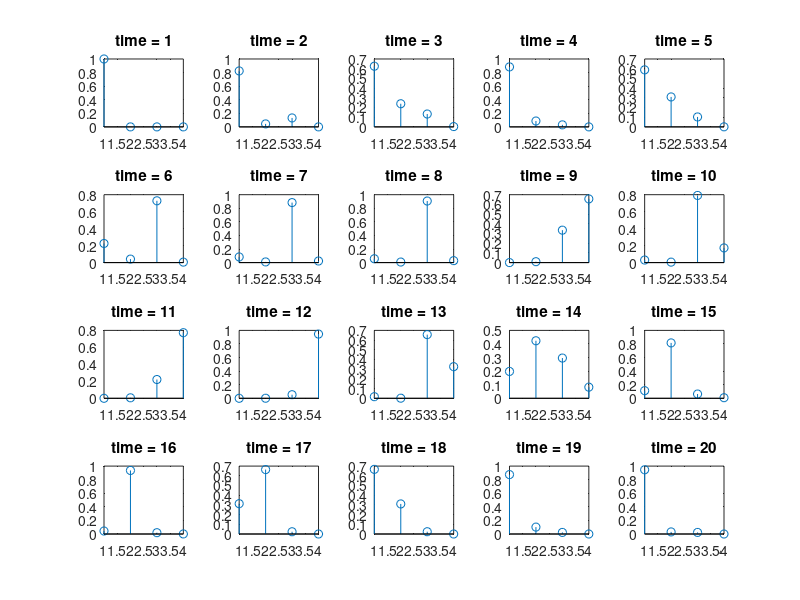
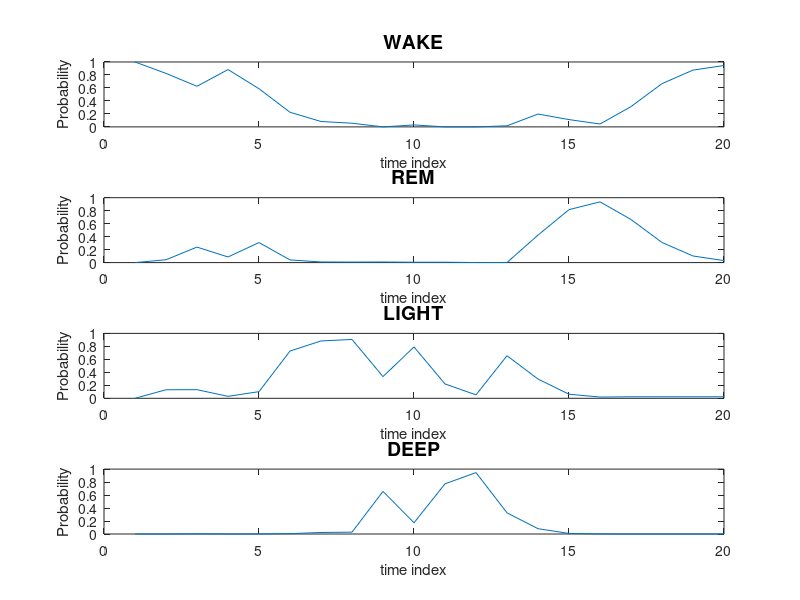

MATLAB code to generate these figures, in order:
% Laten (hidden) variables X : Sleep Stages (a = 1 (WAKE), 2(REM), 3(LIGHT), 4(DEEP))
% Observation variables Y    : Frequency Band containing the highest power
%                               (b = 1 (WAKE:35 Hz ~), 2 (REM:20~30 Hz), 3 (LIGHT:10.25~15.75), 4 (DEEP:1~3hz)), 
%                                which can be calculated using Julie's code

clear; close all;

% Initial Probabiliies [WAKE, REM, LIGHT, DEEP], assuming sleep stage starts from WAKE
pi = [1 0 0 0];     


% Transition Matrix of Sleep Stages : Q(i,j) = P(X_{t+1} = j| X_t = i)

% Transition Matrix of Sleep Stages for healthy group (C. Lo et al.
% Europhysics Letters 2013)
% ~~~~ Should we get this from PTSD patients? ~~~~~
Q = [.75 .01 .24 0;
     .05 .88 .07 0;
     .18 .11 .55 .16;
     .02 0 .14 .84];

% R : likelihood, P(Y_t|X_t)
% R{i}(j) = P( Y_t = i | X_t = j )
% X : WAKE    REM    LIGHT    DEEP
% These are arbitrary number. We can get these from public data
% ~~~~ Should we get this from PTSD patients? ~~~~~
% And also we can model these using statistical model like Gaussian (mean(R{:}(1)),var(R{:}(1))). 
% X :   WAKE  REM  LIGHT   DEEP
R{1} = [ .7     .15      .05       0 ];     % [35 Hz ~ ]
R{2} = [ .2     .8        .1       .03];     % [20 ~ 30 Hz]
R{3} = [ .1     .03      .7       .07];     % [10.25 ~ 15.75 Hz]
R{4} = [ 0      .02      .15      .9 ];     % [1 ~ 3 Hz]

% possible y values are 1, 2, 3, 4

% the number of sleep stages (latent variables)
nLatentStates = 4;

% b is the data we observed.
% These are just arbitrary number. 
% We can get these from test set.
b = [1 2 2 1 2 3 3 3 4 3 4 4 3 2 2 2 1 1 1 1]; 

% B_1|0 : same as pi
B10 = pi;
% initial time point
t = 1;
% B_t|t-1
B_t_given_tprev = pi;

% B(i,j,a) = P(X_i = a | Y_j = b(j) ) 
for i = 1:length(b)
    y = b(i);
    
    if i == 1
        normalizationConstant = sum(B10.*R{y});
        for a = 1:nLatentStates
            % Bayes rule: prior * likelihood / normalizationConstant;
            prior = B10(a);
            likelihood = R{y}(a);
            B(i,i,a) = prior*likelihood/normalizationConstant;
        end
    else
        % Step 1 : B_i|i-1
        % one-step prediction update.
        % law of total probability
        % P(X_t = a | Y_{t-1} = b(t-1) )  = 
          % sum_{a'} P(X_{t-1} = a' | Y_{t-1} = b(t-1) ) x P(X_t = a | X_{t-1}=a')
        for a = 1:nLatentStates            
            B(i,i-1,a) = sum(squeeze(B(i-1,i-1,:)).*Q(:,a));            
        end
        
        % Step 2 : Bi|i
        % P(X_t = a | Y_t = b(t) )
        normalizationConstant = sum(squeeze(B(i,i-1,:))'.*R{y});
        for a = 1:nLatentStates
            prior = B(i,i-1,a);
            likelihood = R{y}(a);
            B(i,i,a) = prior*likelihood/normalizationConstant;
        end
    end
    
end

k = 1;
for i = 1:size(B,1)
    subplot(ceil(size(B,1)/5),5,i);
    stem(squeeze(B(i,i,:)));
    title(['time = ',num2str(k)]);
    k = k+1;
end

sleepstage = {'WAKE','REM','LIGHT','DEEP'};
figure
for i = 1:size(B,3)
    subplot(size(B,3),1,i);
    plot(diag(squeeze(B(:,:,i))));
    title(sleepstage{i},'fontsize',14);
    xlabel('time index');
    ylabel('Probability');
end